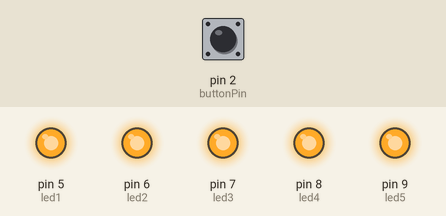
Recording of a sketch running on a simulated Arduino Uno, built with avr-gcc and run on an emulated ATmega328P. On the bench: output pins drawn as LEDs (lit = HIGH). Dashed ring = blinking. The inputs (shaded band) are chosen by the test bench; at power-on: pin 2 (buttonPin) HIGH.

Above: at 1.2 s.
1.3 s: pin 2 (buttonPin) pulled LOW for 0.15 s
At 2.1 s:
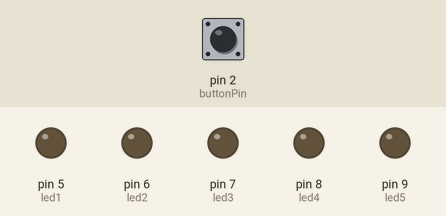
2.9 s: pin 2 (buttonPin) pulled LOW for 1 s
At 3.7 s:
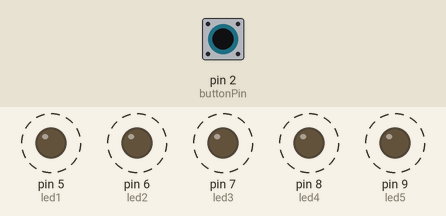
5.9 s: pin 2 (buttonPin) pulled LOW for 0.15 s
At 6.0 s:
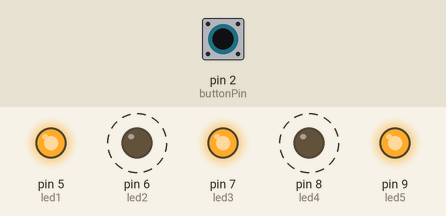
8.9 s: pin 2 (buttonPin) pulled LOW for 3.2 s
At 9.6 s:
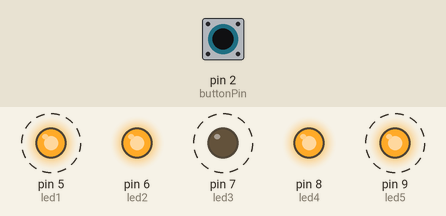
Timing chart, 0 to 14.6 s (numbered marks = the images above; inputs shaded):
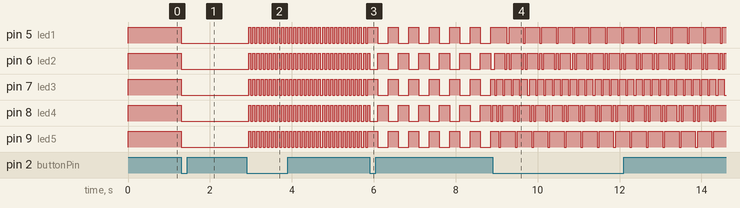

Measured:
- after the input at 1.3 s, pin 5 (led1), pin 6 (led2), pin 7 (led3), pin 8 (led4), pin 9 (led5): HIGH → LOW at once
- after the input at 2.9 s, pin 5 (led1), pin 6 (led2), pin 7 (led3), pin 8 (led4), pin 9 (led5): alternates HIGH for 0.05 s and LOW for 0.05 s, starting after 0.05 s
- after the input at 5.9 s, pin 5 (led1), pin 6 (led2), pin 7 (led3), pin 8 (led4), pin 9 (led5): alternates HIGH for 0.25 s and LOW for 0.25 s, starting after 0.20 s
- after the input at 8.9 s, pin 7 (led3): alternates HIGH for 0.15 s and LOW for 0.05 s, starting after 0.05 s

The sketch:

v1.1.ino
```cpp
int led1 = 5, led2 = 6, led3 = 7, led4 = 8, led5 = 9;
int buttonPin = 2;

int buttonNew;
int buttonOld=0;
int switchState = 0;
unsigned long previousMillis = 0;
long interval=0;
int cycler=0;
// the setup function runs once when you press reset or power the board
void setup() {
  // initialize button as input
  pinMode(buttonPin, INPUT);
  // initialize led pins as output.
  pinMode(led1, OUTPUT);
  pinMode(led2, OUTPUT);
  pinMode(led3, OUTPUT);
  pinMode(led4, OUTPUT);
  pinMode(led5, OUTPUT);
}

// the loop function runs over and over again forever
void loop() {

  unsigned long currentMillis = millis();
  buttonNew = digitalRead(buttonPin);

  if (buttonNew == 0 && buttonOld == 1 && switchState==0)
  {
    switchState = 1;
  }
  else if (buttonNew == 0 && buttonOld == 1 && switchState==1)
  {
    switchState = 2;
  }
  else if (buttonNew == 0 && buttonOld == 1 && switchState==2)
  {
    switchState = 3;
  }
  else if (buttonNew == 0 && buttonOld == 1 && switchState==3)
  {
    switchState = 4;
  }
  else if (buttonNew == 0 && buttonOld == 1 && switchState==4)
  {
    switchState = 0;
  }

  if (switchState == 0)
  {
    digitalWrite(led1, HIGH);   // HIGH=OFF
    digitalWrite(led2, HIGH);   // turn the LED on (HIGH is the voltage level)
    digitalWrite(led3, HIGH);   // turn the LED on (HIGH is the voltage level)
    digitalWrite(led4, HIGH);   // turn the LED on (HIGH is the voltage level)
    digitalWrite(led5, HIGH);   // turn the LED on (HIGH is the voltage level)
  }
  else if (switchState == 1)
  {
    digitalWrite(led1, LOW);   // turn the LED on (HIGH is the voltage level)
    digitalWrite(led2, LOW);   // turn the LED on (HIGH is the voltage level)
    digitalWrite(led3, LOW);   // turn the LED on (HIGH is the voltage level)
    digitalWrite(led4, LOW);   // turn the LED on (HIGH is the voltage level)
    digitalWrite(led5, LOW);   // turn the LED on (HIGH is the voltage level)
  }
  else if (switchState == 2)
  { interval=50;
  if(currentMillis-previousMillis>=interval && cycler==0)
  {cycler=1;
  previousMillis=currentMillis;}
  else if(currentMillis-previousMillis>=interval && cycler==1)
  {cycler=0;
  previousMillis=currentMillis;}

  if (cycler==0)
  {
    digitalWrite(led1, HIGH);   // turn the LED on (HIGH is the voltage level)
    digitalWrite(led2, HIGH);   // turn the LED on (HIGH is the voltage level)
    digitalWrite(led3, HIGH);   // turn the LED on (HIGH is the voltage level)
    digitalWrite(led4, HIGH);   // turn the LED on (HIGH is the voltage level)
    digitalWrite(led5, HIGH);   // turn the LED on (HIGH is the voltage level)

    }
 else if (cycler==1)
  {
    digitalWrite(led1, LOW);   // turn the LED on (HIGH is the voltage level)
    digitalWrite(led2, LOW);   // turn the LED on (HIGH is the voltage level)
    digitalWrite(led3, LOW);   // turn the LED on (HIGH is the voltage level)
    digitalWrite(led4, LOW);   // turn the LED on (HIGH is the voltage level)
    digitalWrite(led5, LOW);   // turn the LED on (HIGH is the voltage level)

    }

  }
  else if (switchState==3)
  { interval=250;
  if(currentMillis-previousMillis>=interval && cycler==0)
  {cycler=1;
  previousMillis=currentMillis;}
  else if(currentMillis-previousMillis>=interval && cycler==1)
  {cycler=0;
  previousMillis=currentMillis;}

  if (cycler==0)
  {
    digitalWrite(led1, HIGH);   // turn the LED on (HIGH is the voltage level)
    digitalWrite(led2, LOW);   // turn the LED on (HIGH is the voltage level)
    digitalWrite(led3, HIGH);   // turn the LED on (HIGH is the voltage level)
    digitalWrite(led4, LOW);   // turn the LED on (HIGH is the voltage level)
    digitalWrite(led5, HIGH);   // turn the LED on (HIGH is the voltage level)

    }
 else if (cycler==1)
  {
    digitalWrite(led1, LOW);   // turn the LED on (HIGH is the voltage level)
    digitalWrite(led2, HIGH);   // turn the LED on (HIGH is the voltage level)
    digitalWrite(led3, LOW);   // turn the LED on (HIGH is the voltage level)
    digitalWrite(led4, HIGH);   // turn the LED on (HIGH is the voltage level)
    digitalWrite(led5, LOW);   // turn the LED on (HIGH is the voltage level)

    }

  }
  else if (switchState=4)
  {
    interval=50;
    if(currentMillis-previousMillis>=interval && cycler==0)
  {cycler=1;
  previousMillis=currentMillis;}
  else if(currentMillis-previousMillis>=interval && cycler==1)
  {cycler=2;
  previousMillis=currentMillis;}
  else if(currentMillis-previousMillis>=interval && cycler==2)
  {cycler=3;
  previousMillis=currentMillis;}
  else if(currentMillis-previousMillis>=interval && cycler==3)
  {cycler=4;
  previousMillis=currentMillis;}
  else if(currentMillis-previousMillis>=interval && cycler==4)
  {cycler=5;
  previousMillis=currentMillis;}
  else if(currentMillis-previousMillis>=interval && cycler==5)
  {cycler=6;
  previousMillis=currentMillis;}
  else if(currentMillis-previousMillis>=interval && cycler==6)
  {cycler=7;
  previousMillis=currentMillis;}
  else if(currentMillis-previousMillis>=interval && cycler==7)
  {cycler=0;
  previousMillis=currentMillis;}

  if (cycler==0)
  {digitalWrite(led1, LOW);   // turn the LED on (HIGH is the voltage level)
    digitalWrite(led2, HIGH);   // turn the LED on (HIGH is the voltage level)
    digitalWrite(led3, HIGH);   // turn the LED on (HIGH is the voltage level)
    digitalWrite(led4, HIGH);   // turn the LED on (HIGH is the voltage level)
    digitalWrite(led5, HIGH);   // turn the LED on (HIGH is the voltage level)
    }
  if (cycler==1)
    {digitalWrite(led1, HIGH);   // turn the LED on (HIGH is the voltage level)
    digitalWrite(led2, LOW);   // turn the LED on (HIGH is the voltage level)
    digitalWrite(led3, HIGH);   // turn the LED on (HIGH is the voltage level)
    digitalWrite(led4, HIGH);   // turn the LED on (HIGH is the voltage level)
    digitalWrite(led5, HIGH);   // turn the LED on (HIGH is the voltage level)


      }
      if (cycler==2)
      {digitalWrite(led1, HIGH);   // turn the LED on (HIGH is the voltage level)
    digitalWrite(led2, HIGH);   // turn the LED on (HIGH is the voltage level)
    digitalWrite(led3, LOW);   // turn the LED on (HIGH is the voltage level)
    digitalWrite(led4, HIGH);   // turn the LED on (HIGH is the voltage level)
    digitalWrite(led5, HIGH);   // turn the LED on (HIGH is the voltage level)
        }
        if (cycler==3)
      {digitalWrite(led1, HIGH);   // turn the LED on (HIGH is the voltage level)
    digitalWrite(led2, HIGH);   // turn the LED on (HIGH is the voltage level)
    digitalWrite(led3, HIGH);   // turn the LED on (HIGH is the voltage level)
    digitalWrite(led4, LOW);   // turn the LED on (HIGH is the voltage level)
    digitalWrite(led5, HIGH);   // turn the LED on (HIGH is the voltage level)
        }
    if (cycler==4)
      {digitalWrite(led1, HIGH);   // turn the LED on (HIGH is the voltage level)
    digitalWrite(led2, HIGH);   // turn the LED on (HIGH is the voltage level)
    digitalWrite(led3, HIGH);   // turn the LED on (HIGH is the voltage level)
    digitalWrite(led4, HIGH);   // turn the LED on (HIGH is the voltage level)
    digitalWrite(led5, LOW);   // turn the LED on (HIGH is the voltage level)
        }
        if (cycler==5)
      {digitalWrite(led1, HIGH);   // turn the LED on (HIGH is the voltage level)
    digitalWrite(led2, HIGH);   // turn the LED on (HIGH is the voltage level)
    digitalWrite(led3, HIGH);   // turn the LED on (HIGH is the voltage level)
    digitalWrite(led4, LOW);   // turn the LED on (HIGH is the voltage level)
    digitalWrite(led5, HIGH);   // turn the LED on (HIGH is the voltage level)
        }
        if (cycler==6)
      {digitalWrite(led1, HIGH);   // turn the LED on (HIGH is the voltage level)
    digitalWrite(led2, HIGH);   // turn the LED on (HIGH is the voltage level)
    digitalWrite(led3, LOW);   // turn the LED on (HIGH is the voltage level)
    digitalWrite(led4, HIGH);   // turn the LED on (HIGH is the voltage level)
    digitalWrite(led5, HIGH);   // turn the LED on (HIGH is the voltage level)
        }
        if (cycler==7)
      {digitalWrite(led1, HIGH);   // turn the LED on (HIGH is the voltage level)
    digitalWrite(led2, LOW);   // turn the LED on (HIGH is the voltage level)
    digitalWrite(led3, HIGH);   // turn the LED on (HIGH is the voltage level)
    digitalWrite(led4, HIGH);   // turn the LED on (HIGH is the voltage level)
    digitalWrite(led5, HIGH);   // turn the LED on (HIGH is the voltage level)
        }


    }
  buttonOld=buttonNew;
}
```
